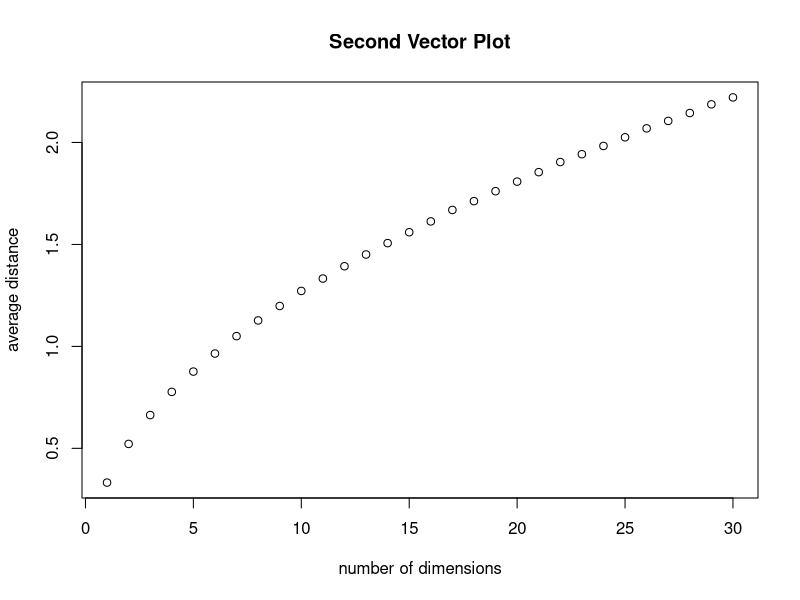

Source code (R):
dm<-c() 
for (n in 1:30) {
	dists<-c()
	for (i in 1:10000) {
		      a1<-runif(n)
		      a2<-runif(n)
		      dist<-sqrt(sum((a1-a2)**2))
		      dists<-c(dists, dist)
	}
	mean.dist<-mean(dists)
	dm<-c(dm, mean.dist)
}
png("Second Vector Plot.png")
plot(dm, main= "Second Vector Plot", xlab="number of dimensions", ylab="average distance")
x=dev.off() 